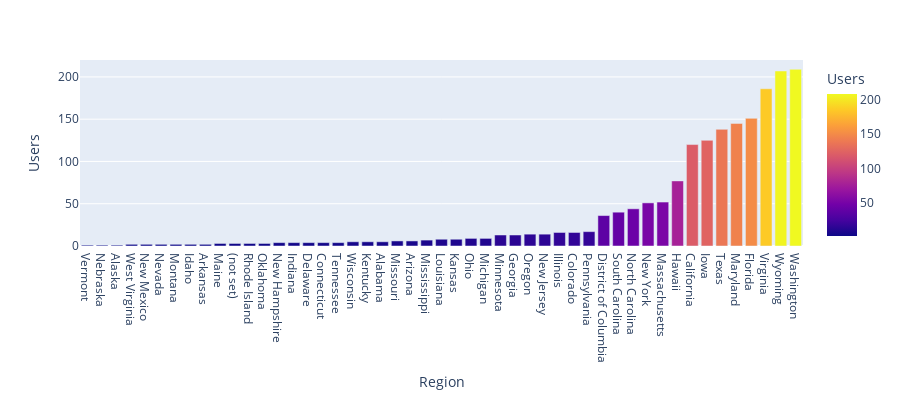

The cell this chart's notebook holds for it:
### Markdown cell above
2. Sort values in ascending order by number of users and build bar chart of US states by total number of users

### Code cell
# Sort values in ascending order by number of users
df.sort_values(by='Users', inplace=True)

# Build bar chart
fig = px.bar(df, x='Region', y='Users',
             hover_data=['Users','Engaged sessions','Engagement rate','Average engagement time'], color='Users',
             height=400)
fig.show()

### Figure 1 — Plotly figure (JSON) as saved in the notebook; plotly's stock layout.template omitted (floating-point values rounded to 4 significant figures; data arrays with more than 128 entries replaced by an {"elided": "..."} marker saying what was removed)
{"data": [{"alignmentgroup": "True", "customdata": {"elided": "49x3 float values"}, "hovertemplate": "Region=%{x}<br>Users=%{marker.color}<br>Engaged sessions=%{customdata[0]}<br>Engagement rate=%{customdata[1]}<br>Average engagement time=%{customdata[2]}<extra></extra>", "legendgroup": "", "marker": {"color": [1, 1, 1, 2, 2, 2, 2, 2, 2, 3, 3, 3, 3, 4, 4, 4, 4, 4, 5, 5, 5, 6, 6, 7, 8, 8, 9, 9, 13, 13, 14, 14, 16, 16, 17, 36, 40, 44, 51, 52, 77, 120, 125, 138, 145, 151, 186, 207, 209], "coloraxis": "coloraxis", "pattern": {"shape": ""}}, "name": "", "offsetgroup": "", "orientation": "v", "showlegend": false, "textposition": "auto", "type": "bar", "x": ["Vermont", "Nebraska", "Alaska", "West Virginia", "New Mexico", "Nevada", "Montana", "Idaho", "Arkansas", "Maine", "(not set)", "Rhode Island", "Oklahoma", "New Hampshire", "Indiana", "Delaware", "Connecticut", "Tennessee", "Wisconsin", "Kentucky", "Alabama", "Missouri", "Arizona", "Mississippi", "Louisiana", "Kansas", "Ohio", "Michigan", "Minnesota", "Georgia", "Oregon", "New Jersey", "Illinois", "Colorado", "Pennsylvania", "District of Columbia", "South Carolina", "North Carolina", "New York", "Massachusetts", "Hawaii", "California", "Iowa", "Texas", "Maryland", "Florida", "Virginia", "Wyoming", "Washington"], "xaxis": "x", "y": [1, 1, 1, 2, 2, 2, 2, 2, 2, 3, 3, 3, 3, 4, 4, 4, 4, 4, 5, 5, 5, 6, 6, 7, 8, 8, 9, 9, 13, 13, 14, 14, 16, 16, 17, 36, 40, 44, 51, 52, 77, 120, 125, 138, 145, 151, 186, 207, 209], "yaxis": "y"}], "layout": {"barmode": "relative", "coloraxis": {"colorbar": {"title": {"text": "Users"}}, "colorscale": [[0, "#0d0887"], [0.1111, "#46039f"], [0.2222, "#7201a8"], [0.3333, "#9c179e"], [0.4444, "#bd3786"], [0.5556, "#d8576b"], [0.6667, "#ed7953"], [0.7778, "#fb9f3a"], [0.8889, "#fdca26"], [1, "#f0f921"]]}, "height": 400, "legend": {"tracegroupgap": 0}, "margin": {"t": 60}, "xaxis": {"anchor": "y", "domain": [0, 1], "title": {"text": "Region"}}, "yaxis": {"anchor": "x", "domain": [0, 1], "title": {"text": "Users"}}}}
